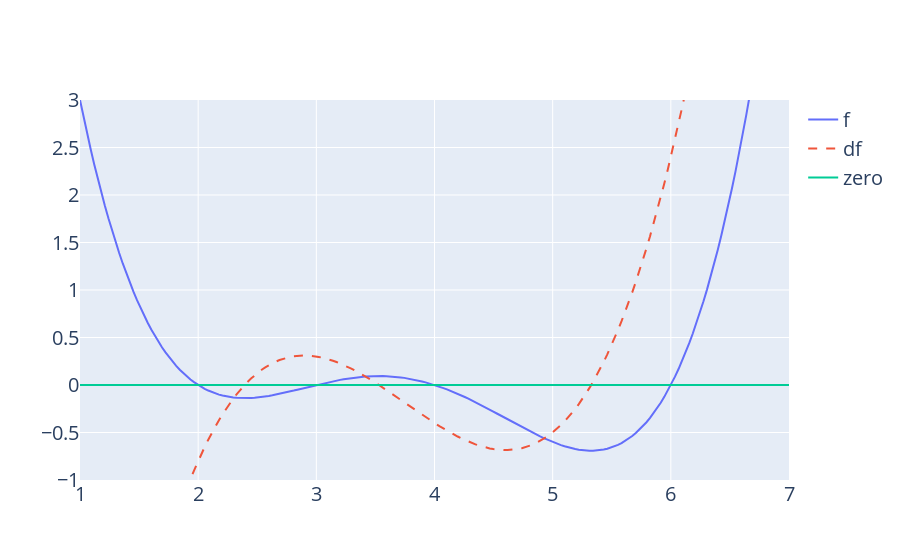

Here is the notebook cell this chart was saved with:
### Markdown cell above
### Role of the derivative

- The derivative of a 1D function tells you whether the function is increasing or decreasing at a point: negative derivative means the function is sloping downward (move right to go “downhill”); positive derivative means it is sloping upward (move left). [en.wikipedia](https://en.wikipedia.org/wiki/Gradient_descent)

- Plotting both the function and its derivative shows that points where the derivative is zero correspond to flat spots on the function—these are candidates for minima or maxima and are the points gradient descent is effectively trying to reach. [en.wikipedia](https://en.wikipedia.org/wiki/Gradient_descent)

### Code cell
import plotly.graph_objects as go

def derivative_arbitrary(x):
    return (4*x**3 - 45*x**2 + 160*x - 180)/10

def line(x):
    return (0*x)

fig = go.Figure()
fig.add_trace(go.Scatter(x = xs, y = arbitrary(xs), 
                         mode = "lines", name = "f"))
fig.add_trace(go.Scatter(x = xs, y = derivative_arbitrary(xs), 
                         mode = "lines", name = "df", line = {"dash": "dash"}))
fig.add_trace(go.Scatter(x = xs, y =line(xs), 
                         mode = "lines", name = "zero"))
fig.update_layout(font_size = 20, yaxis_range=[-1, 3])
fig.show()

### Figure 1 — Plotly figure (JSON) as saved in the notebook; plotly's stock layout.template omitted (floating-point values rounded to 4 significant figures; data arrays with more than 128 entries replaced by an {"elided": "..."} marker saying what was removed)
{"data": [{"mode": "lines", "name": "f", "type": "scatter", "x": {"elided": "200 float values"}, "y": {"elided": "200 float values"}}, {"line": {"dash": "dash"}, "mode": "lines", "name": "df", "type": "scatter", "x": {"elided": "200 float values"}, "y": {"elided": "200 float values"}}, {"mode": "lines", "name": "zero", "type": "scatter", "x": {"elided": "200 float values"}, "y": {"elided": "200 int values"}}], "layout": {"font": {"size": 20}, "yaxis": {"range": [-1, 3]}}}
